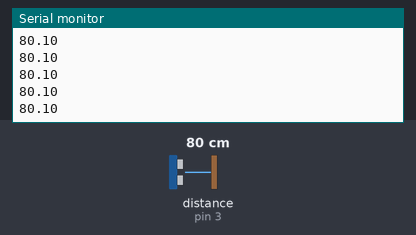
Bench run of a sketch on a simulated Arduino Uno, built with avr-gcc and run on an emulated ATmega328P. Shown: the last lines printed to the serial monitor. Wiring (inferred from the names in the program): ultrasonic range finder: trigger pin 2; echo pin 3. The inputs (shaded band) are chosen by the test bench; at power-on: distance to the obstacle (sensor on pin 3) 80 cm. The echo pulse lasts 58.3 µs per cm.

Above: at 1.2 s.
1.3 s: distance to the obstacle (sensor on pin 3) set to 2 cm
At 1.35 s:
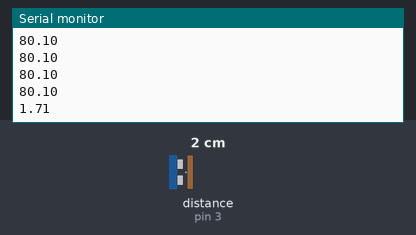
2.8 s: distance to the obstacle (sensor on pin 3) set to 4 cm
At 2.83 s:
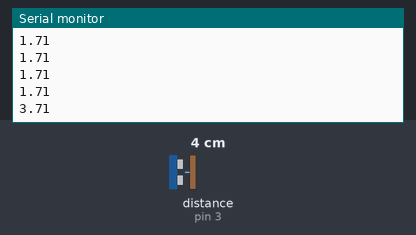
Timing chart, 0 to 5.8 s (numbered marks = the images above; inputs shaded):
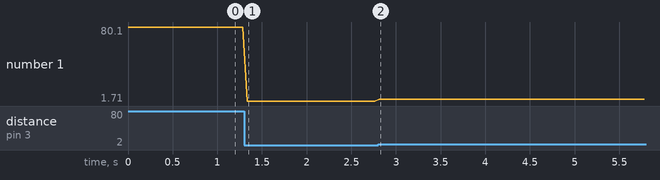

Measured:
- after the input at 1.3 s, the serial monitor: prints a new line at once (image 1)
- after the input at 2.8 s, the serial monitor: prints a new line at once (image 2)
- plotted number 1: 80.1 → 1.71 after the input at 1.3 s, 1.71 → 3.71 after the input at 2.8 s

The sketch:

SonarRangeMeasurement.ino
```cpp
// (licence header left out)
/*
 * Define the pins you want to use as trigger and echo.
 */

#define ECHOPIN 3        // Pin to receive echo pulse
#define TRIGPIN 2        // Pin to send trigger pulse

/*
 * setup function
 * Initialize the serial line (D0 & D1) at 115200.
 * Then set the pin defined to receive echo in INPUT
 * and the pin to trigger to OUTPUT.
 */

void setup()
{
  Serial.begin(115200);
  pinMode(ECHOPIN, INPUT);
  pinMode(TRIGPIN, OUTPUT);
}

/*
 * loop function.
 *
 */
void loop()
{
  // Start Ranging
  digitalWrite(TRIGPIN, LOW);
  delayMicroseconds(2);
  digitalWrite(TRIGPIN, HIGH);
  delayMicroseconds(10);
  digitalWrite(TRIGPIN, LOW);
  // Compute distance
  float distance = pulseIn(ECHOPIN, HIGH);
  distance= distance/58;
  Serial.println(distance);
  delay(50);
}
```
